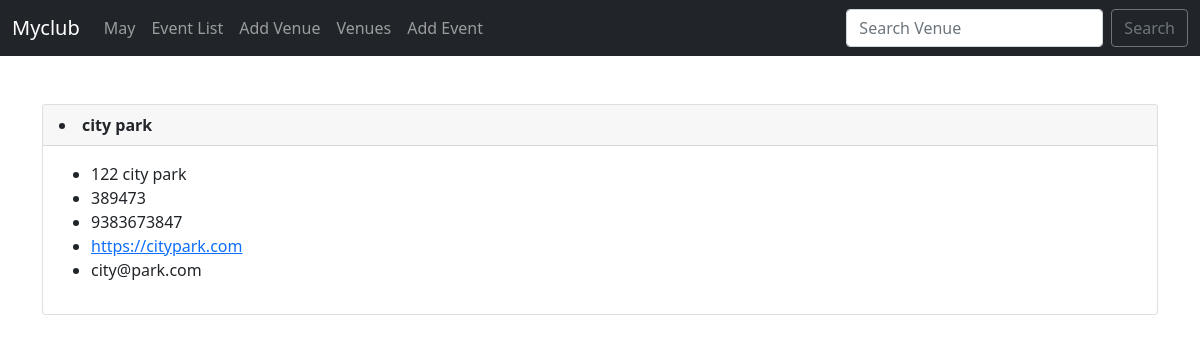
Page /show_venue/1 on the committed database.
### events/models.py (models this page shows)
class Venue(models.Model):
    name =models.CharField('Venue Name',max_length=120)
    address = models.CharField(max_length=300)
    zip_code = models.CharField('Zip Code',max_length=15)
    phone = models.CharField('Contact Phone',max_length=20,blank=True)
    web = models.URLField('Website Address',blank=True)
    email_adress = models.EmailField('Email Address',blank=True)
    def __str__(self):
        return self.name

### events/views.py (the view)
# urls.py: path('show_venue/<venue_id>',views.show_venue,name='show-venue'),
def show_venue(request,venue_id):
    venue = Venue.objects.get(pk=venue_id)
    return render (request,'events/show_venue.html',{'venue':venue})

### templates/events/show_venue.html
{% extends 'events/base.html' %}
{% block content %}
 <br>
<div class="card">
    <div class="card-header">
        <strong><li>{{venue}}</li></strong>
    </div>
    <div class="card-body">
      <ul>
        <li>{{ venue.address }}</li>
        <li>{{ venue.zip_code }} </li>
        <li>{{ venue.phone }} </li>
        <li><a href="{{ venue.web }}"> {{ venue.web }}</a></li>
        <li>{{ venue.email_adress }} </li>
    </ul>
    </div>
  </div>
{% endblock %}

### rows in the picture
Venue: name "city park", address "122 city park", zip_code "389473", phone "9383673847", web "https://citypark.com", email_adress "city@park.com"
